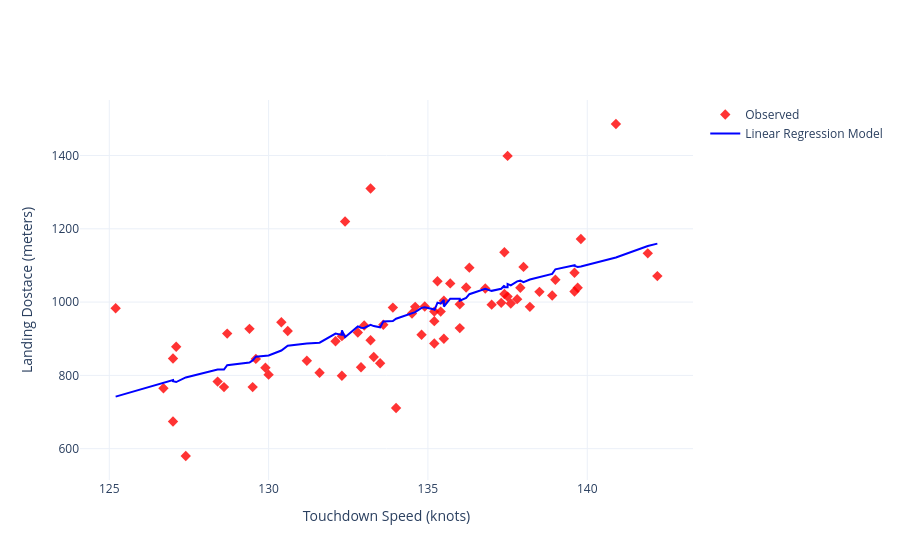

Notebook code for this chart:
### Code cell
fig = go.Figure()

df = df.sort_values(by="touchdown_speed_kt")

# Observed data points (pre-2020)
fig.add_trace(
    go.Scatter(
        x=df["touchdown_speed_kt"],
        y=df["landing_distance_m"],
        mode="markers",
        name="Observed",
        marker=dict(
            symbol="diamond",
            color="red",
            size=8,
            opacity=0.8
        )
    )
)


# Regression line
fig.add_trace(
    go.Scatter(
        x=df["touchdown_speed_kt"],
        y=df["predicted_landing_distance"],
        mode="lines",
        name="Linear Regression Model",
        line=dict(
            color="blue",
            width=2
        )
    )
)

fig.update_layout(
    title="",
    xaxis_title="Touchdown Speed (knots)",
    yaxis_title="Landing Dostace (meters)",
    template="plotly_white",
    legend=dict(
        font=dict(size=12)
    )
)

fig.update_xaxes(title_font=dict(size=14))
fig.update_yaxes(title_font=dict(size=14))

fig.show()
